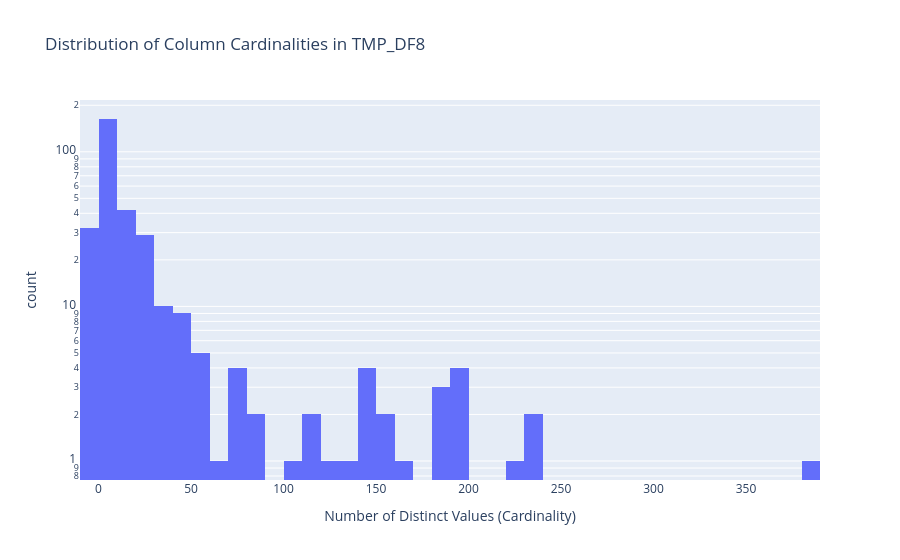

The code cell stored with this chart in its notebook:
### Markdown cell above
### 7.3. Data Complexity: Cardinality Analysis

#### 7.3.1. Data & Methods

[Instructions for AI Agent]:

Describe the data from `phases/01_LegacyDB/outputs/metrics/TMP_DF8_column_profiles.json` and define the concept of cardinality.

[Content to Include]:

- Define cardinality as the number of unique values in a column.
- Explain that this analysis helps distinguish between identifier columns (high cardinality) and categorical or flag columns (low cardinality).

### Code cell
display_header("Column Cardinality Distribution")

if column_profiles_df is not None and not column_profiles_df.empty:
    # Create a full column identifier
    df = column_profiles_df.copy()
    df['full_column_name'] = df['tablename'] + '.' + df['column_name']

    # Display tables of highest and lowest cardinality columns
    display(Markdown("**Columns with Highest Cardinality (Most Unique)**"))
    display(df.nlargest(10, 'distinct_values_estimate')[['full_column_name', 'distinct_values_estimate']])

    display(Markdown("**Columns with Lowest Cardinality (Least Unique)**"))
    display(df[df['distinct_values_estimate'] > 1].nsmallest(10, 'distinct_values_estimate')[['full_column_name', 'distinct_values_estimate']])
    
    # Create a histogram of cardinalities to see the distribution
    fig = px.histogram(df, x='distinct_values_estimate', log_y=True, 
                       title=f'Distribution of Column Cardinalities in {DATABASE_NAME}',
                       labels={'distinct_values_estimate': 'Number of Distinct Values (Cardinality)'})
    fig.show()
else:
    print("No column profile data available.")

### Figure 1 — Plotly figure (JSON) as saved in the notebook; plotly's stock layout.template omitted (floating-point values rounded to 4 significant figures; data arrays with more than 128 entries replaced by an {"elided": "..."} marker saying what was removed)
{"data": [{"bingroup": "x", "hovertemplate": "Number of Distinct Values (Cardinality)=%{x}<br>count=%{y}<extra></extra>", "legendgroup": "", "marker": {"color": "#636efa", "pattern": {"shape": ""}}, "name": "", "orientation": "v", "showlegend": false, "type": "histogram", "x": {"elided": "320 float values"}, "xaxis": "x", "yaxis": "y"}], "layout": {"barmode": "relative", "legend": {"tracegroupgap": 0}, "title": {"text": "Distribution of Column Cardinalities in TMP_DF8"}, "xaxis": {"anchor": "y", "domain": [0, 1], "title": {"text": "Number of Distinct Values (Cardinality)"}}, "yaxis": {"anchor": "x", "domain": [0, 1], "title": {"text": "count"}, "type": "log"}}}
